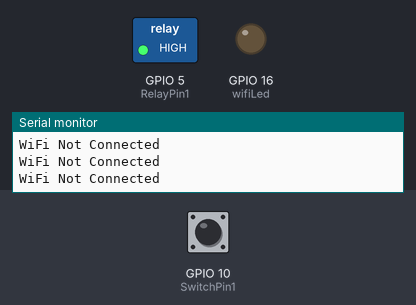
Recording of a sketch running on a simulated ESP8266 (NodeMCU). Shown: switched loads named in the sketch (green lamp = pin HIGH), output pins drawn as LEDs (lit = HIGH), the last lines printed to the serial monitor. Dashed ring = blinking. The test bench sets the inputs (shaded band); at power-on: GPIO 10 (SwitchPin1) HIGH. WiFi joins after 1.5 s; servers stay silent unless stated.

Above: at 1.2 s.
1.3 s: GPIO 10 (SwitchPin1) pulled LOW for 1 s
At 3.0 s:
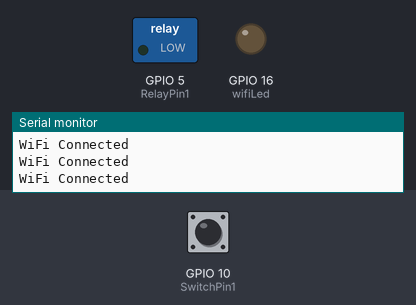
3.9 s: GPIO 10 (SwitchPin1) pulled LOW for 0.15 s
At 5.5 s:
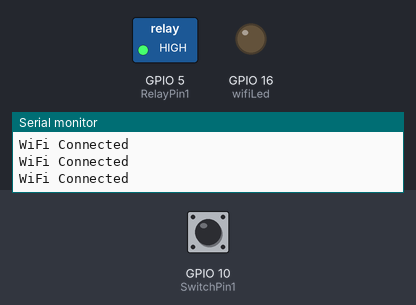
7.0 s: GPIO 10 (SwitchPin1) pulled LOW for 3.2 s
At 7.66 s:
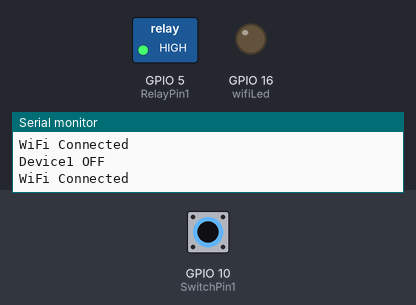
11.7 s: GPIO 10 (SwitchPin1) pulsed LOW 5 times (0.12 s each, 0.3 s apart)
At 14.5 s:
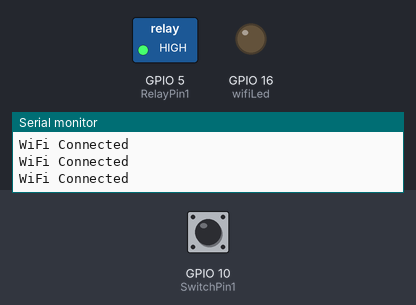
16.2 s: GPIO 10 (SwitchPin1) pulsed LOW 2 times (0.12 s each, 0.3 s apart)
At 16.55 s:
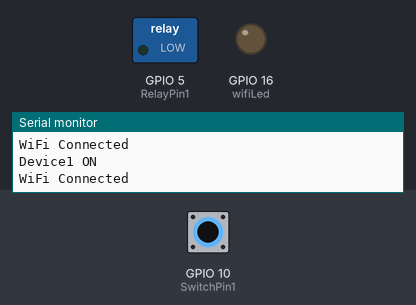
Timing chart, 0 to 19.2 s (numbered marks = the images above; inputs shaded):
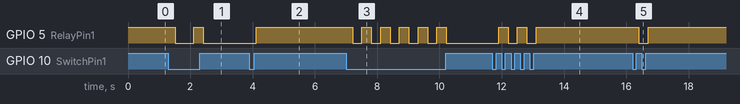

Measured:
- after the input at 1.3 s, GPIO 5 (RelayPin1): HIGH → LOW after 0.21 s, → HIGH 0.60 s later, → LOW 0.30 s later
- after the input at 3.9 s, GPIO 5 (RelayPin1): LOW → HIGH after 0.21 s
- after the input at 7.0 s, GPIO 5 (RelayPin1): alternates HIGH for 0.30 s and LOW for 0.30 s, 11 changes in all, then stays LOW, starting after 0.21 s
- after the input at 11.7 s, GPIO 5 (RelayPin1): alternates HIGH for 0.30 s and LOW for 0.30 s, 5 changes in all, then stays HIGH, starting after 0.20 s
- after the input at 16.2 s, GPIO 5 (RelayPin1): HIGH → LOW after 0.20 s, → HIGH 0.30 s later

The sketch:

Code_NodeMCU_IoT_Door_Lock.ino
```cpp
/**********************************************************************************
 *  TITLE: Blynk + Manual Switch control Relays using NodeMCU (Real time feedback + no WiFi control)
 *  github link:
 *  by Shahriar Ferdous
 *  Preferences--> Aditional boards Manager URLs :
 *  https://dl.espressif.com/dl/package_esp32_index.json, http://arduino.esp8266.com/stable/package_esp8266com_index.json
 *
 *  Download Board ESP8266 NodeMCU : https://github.com/esp8266/Arduino
 *  Download the libraries
 *  https://github.com/blynkkk/blynk-library/releases/download/v0.6.1/Blynk_Release_v0.6.1.zip
 **********************************************************************************/

//#define BLYNK_PRINT Serial
#include <BlynkSimpleEsp8266.h>

// define the GPIO connected with Relays and switches
#define RelayPin1 5  //D1


#define SwitchPin1 10  //SD3

#define wifiLed   16   //D0

#define VPIN_BUTTON_1    V1


int toggleState_1 = 1; //Define integer to remember the toggle state for relay switch

int wifiFlag = 0;

#define AUTH "GNt-KM1tR9fmw2P0zgv9aroKqjswDg9B"                 // Auth Token in the Blynk App.
#define WIFI_SSID "Ocean4"             //Enter Wifi Name
#define WIFI_PASS "20192019@"         //Enter wifi Password

BlynkTimer timer;

void relayOnOff(int relay){

    switch(relay){
      case 1:
             if(toggleState_1 == 1){
              digitalWrite(RelayPin1, LOW); // turn on relay
              toggleState_1 = 0;
              Serial.println("Device1 ON");
              }
             else{
              digitalWrite(RelayPin1, HIGH); // turn off relay
              toggleState_1 = 1;
              Serial.println("Device1 OFF");
              }
             delay(100);
      break;
      default : break;
      }

}

void with_internet(){
    //Manual Switch Control
    if (digitalRead(SwitchPin1) == LOW){
      delay(200);
      relayOnOff(1);
      Blynk.virtualWrite(VPIN_BUTTON_1, toggleState_1);   // Update Button Widget
    }
}
void without_internet(){
    //Manual Switch Control
    if (digitalRead(SwitchPin1) == LOW){
      delay(200);
      relayOnOff(1);
    }
}

BLYNK_CONNECTED() {
  // Request the latest state from the server
  Blynk.syncVirtual(VPIN_BUTTON_1);
}

// When App button is pushed - switch the state

BLYNK_WRITE(VPIN_BUTTON_1) {
  toggleState_1 = param.asInt();
  digitalWrite(RelayPin1, toggleState_1);
}


void checkBlynkStatus() { // called every 3 seconds by SimpleTimer

  bool isconnected = Blynk.connected();
  if (isconnected == false) {
    wifiFlag = 1;
    digitalWrite(wifiLed, HIGH); //Turn off WiFi LED
  }
  if (isconnected == true) {
    wifiFlag = 0;
    digitalWrite(wifiLed, LOW); //Turn on WiFi LED
  }
}
void setup()
{
  Serial.begin(9600);

  pinMode(RelayPin1, OUTPUT);
  pinMode(wifiLed, OUTPUT);

  pinMode(SwitchPin1, INPUT_PULLUP);

  //During Starting all Relays should TURN OFF
  digitalWrite(RelayPin1, toggleState_1);

  WiFi.begin(WIFI_SSID, WIFI_PASS);
  timer.setInterval(3000L, checkBlynkStatus); // check if Blynk server is connected every 3 seconds
  Blynk.config(AUTH);
}

void loop()
{
  if (WiFi.status() != WL_CONNECTED)
  {
    Serial.println("WiFi Not Connected");
  }
  else
  {
    Serial.println("WiFi Connected");
    Blynk.run();
  }

  timer.run(); // Initiates SimpleTimer
  if (wifiFlag == 0)
    with_internet();
  else
    without_internet();
}
```
